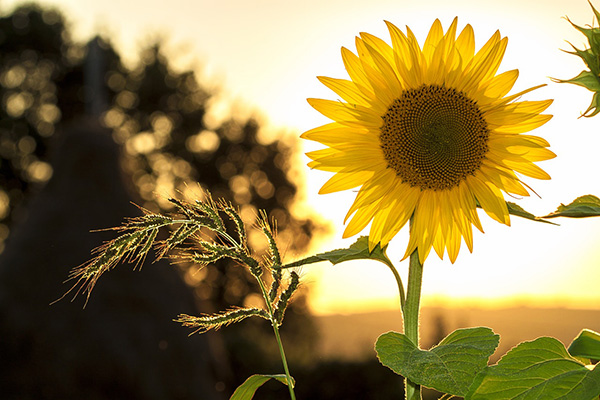
#> input picture imageprocessing/image_1.jpg, 600 x 400 px
$ python eg7.py
#> lines starting #> are read from the running program, lines starting #| are printed output that depends on the picture
import numpy
import cv2
imageData=cv2.imread("image_1.jpg")
#> imageData is the input picture: shape (400, 600, 3); mean B, G, R 78.6, 128.9, 146.8
cropFrom=(100,200)
cropSize=(900,900)
c1=cropFrom[0]
r1=cropFrom[1]
c2=cropSize[0]-1
r2=cropSize[1]-1
if r2>=imageData.shape[0]: r2=imageData.shape[0]-1
#> r2 = 399
if c2>=imageData.shape[1]: c2=imageData.shape[1]-1
#> c2 = 599
print("Actual size : ",imageData.shape)
#| Actual size :  (400, 600, 3)
print(cropSize)
cropSize=(c2-c1+1,r2-r1+1)
#> cropSize = (500, 200)
print(cropSize)
#| (500, 200)
newImage=numpy.zeros((cropSize[1],cropSize[0],3))
rr=0
r=r1
while r<=r2:
    cc=0
    c=c1
    while c<=c2:
        newImage[rr][cc]=imageData[r][c]
        cc+=1
        c+=1
    rr+=1
    r+=1
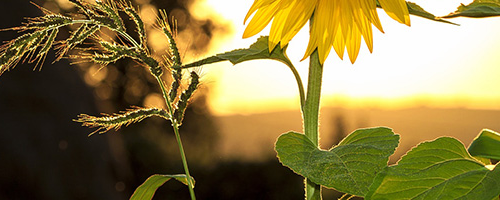
#> newImage: shape (200, 500, 3) float64; mean B, G, R 69.9, 123, 138.7
#> after the loop, r = 400; rr = 200
cv2.imwrite("tmp.jpg",newImage)
print("Done")
